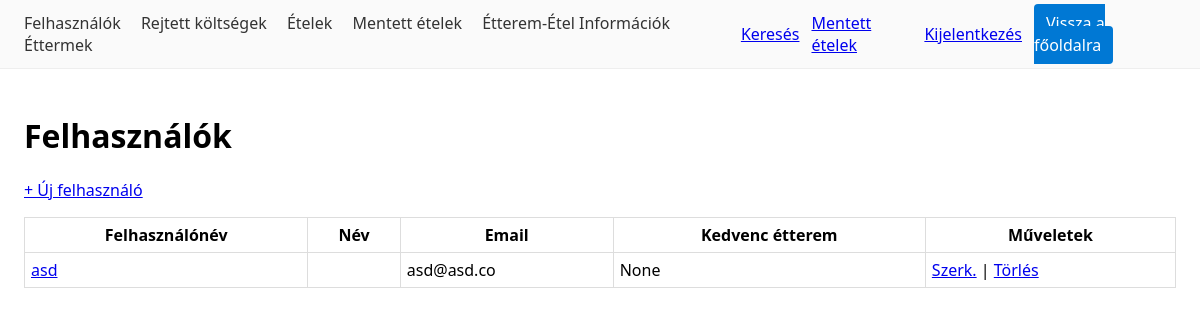
/felhasznalo/ (signed in), run on the app's committed database.
### users/models.py (models this page shows, shortened)
class Felhasznalo(AbstractUser):
    nev = models.CharField("Név", max_length=150, blank=True)
    kedvenc_etterem = models.ForeignKey(
        "catalog.Etterem", on_delete=models.SET_NULL,
        null=True, blank=True, related_name="kedvelok",
        verbose_name="Kedvenc étterem",
    )
    class Meta:
        verbose_name = "Felhasználó"
        verbose_name_plural = "Felhasználók"

### users/views.py (the view)
# urls.py: path("felhasznalo/", views.FelhasznaloListView.as_view(), name="felhasznalo_list"),
class FelhasznaloListView(StaffRequired, ListView):
    model = Felhasznalo
    template_name = "users/felhasznalo_list.html"

### foodcompare/mixins.py (called while the page is built)
    def test_func(self):
        user = self.request.user
        return user.is_authenticated and user.is_staff

### templates/users/felhasznalo_list.html
{% extends "_base.html" %}
{% block content %}
<h1>Felhasználók</h1>
{% if user.is_authenticated and user.is_staff %}
  <p><a href="{% url 'users:felhasznalo_create' %}">+ Új felhasználó</a></p>
{% endif %}
<table>
  <tr>
    <th>Felhasználónév</th>
    <th>Név</th>
    <th>Email</th>
    <th>Kedvenc étterem</th>
    {% if user.is_authenticated and user.is_staff %}<th>Műveletek</th>{% endif %}
  </tr>
  {% for o in object_list %}
    <tr>
      <td><a href="{% url 'users:felhasznalo_detail' o.pk %}">{{ o.username }}</a></td>
      <td>{{ o.nev }}</td>
      <td>{{ o.email }}</td>
      <td>{{ o.kedvenc_etterem }}</td>
      {% if user.is_authenticated and user.is_staff %}
        <td>
          <a href="{% url 'users:felhasznalo_update' o.pk %}">Szerk.</a> |
          <a href="{% url 'users:felhasznalo_delete' o.pk %}">Törlés</a>
        </td>
      {% endif %}
    </tr>
  {% empty %}
    <tr>
      <td colspan="5">Nincs adat.</td>
    </tr>
  {% endfor %}
</table>
{% endblock %}

### templates/_base.html (style rules this page uses)
body { font-family:system-ui,Segoe UI,Arial;margin:0 }
table { border-collapse:collapse;width:100% }
th,td { border:1px solid #ddd;padding:6px }

### data on the page
Felhasznalo: username "asd", email "asd@asd.co", kedvenc_etterem "None", is_staff "Szerk."
